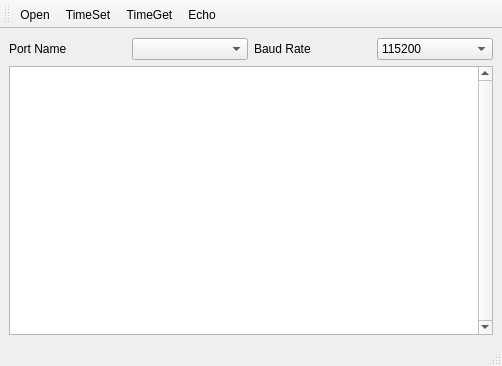
<?xml version="1.0" encoding="UTF-8"?>
<ui version="4.0">
 <class>MainWindow</class>
 <widget class="QMainWindow" name="MainWindow">
  <property name="geometry">
   <rect>
    <x>0</x>
    <y>0</y>
    <width>502</width>
    <height>366</height>
   </rect>
  </property>
  <property name="windowTitle">
   <string>MainWindow</string>
  </property>
  <widget class="QWidget" name="centralwidget">
   <layout class="QGridLayout" name="gridLayout">
    <item row="0" column="0">
     <layout class="QHBoxLayout" name="horizontalLayout">
      <item>
       <widget class="QLabel" name="label">
        <property name="text">
         <string>Port Name</string>
        </property>
       </widget>
      </item>
      <item>
       <widget class="QComboBox" name="cbxPortName"/>
      </item>
      <item>
       <widget class="QLabel" name="label_2">
        <property name="text">
         <string>Baud Rate</string>
        </property>
       </widget>
      </item>
      <item>
       <widget class="QComboBox" name="cbxBaud">
        <item>
         <property name="text">
          <string>115200</string>
         </property>
        </item>
        <item>
         <property name="text">
          <string>57600</string>
         </property>
        </item>
        <item>
         <property name="text">
          <string>38400</string>
         </property>
        </item>
        <item>
         <property name="text">
          <string>19200</string>
         </property>
        </item>
        <item>
         <property name="text">
          <string>9600</string>
         </property>
        </item>
        <item>
         <property name="text">
          <string>4800</string>
         </property>
        </item>
       </widget>
      </item>
     </layout>
    </item>
    <item row="1" column="0">
     <widget class="QTextEdit" name="textEdit">
      <property name="verticalScrollBarPolicy">
       <enum>Qt::ScrollBarAlwaysOn</enum>
      </property>
      <property name="horizontalScrollBarPolicy">
       <enum>Qt::ScrollBarAlwaysOff</enum>
      </property>
     </widget>
    </item>
   </layout>
  </widget>
  <widget class="QMenuBar" name="menubar">
   <property name="geometry">
    <rect>
     <x>0</x>
     <y>0</y>
     <width>502</width>
     <height>26</height>
    </rect>
   </property>
  </widget>
  <widget class="QStatusBar" name="statusbar"/>
  <widget class="QToolBar" name="toolBar">
   <property name="windowTitle">
    <string>toolBar</string>
   </property>
   <attribute name="toolBarArea">
    <enum>TopToolBarArea</enum>
   </attribute>
   <attribute name="toolBarBreak">
    <bool>false</bool>
   </attribute>
   <addaction name="actionOpen"/>
   <addaction name="actionTimeSet"/>
   <addaction name="actionTimeGet"/>
   <addaction name="actionEcho"/>
  </widget>
  <action name="actionOpen">
   <property name="text">
    <string>Open</string>
   </property>
  </action>
  <action name="actionTimeSet">
   <property name="text">
    <string>TimeSet</string>
   </property>
  </action>
  <action name="actionTimeGet">
   <property name="text">
    <string>TimeGet</string>
   </property>
  </action>
  <action name="actionEcho">
   <property name="text">
    <string>Echo</string>
   </property>
  </action>
 </widget>
 <resources/>
 <connections/>
</ui>
